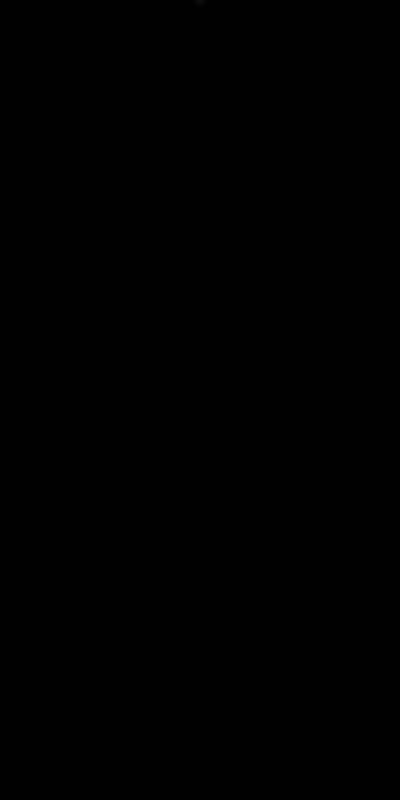
Frame 1 (no input)
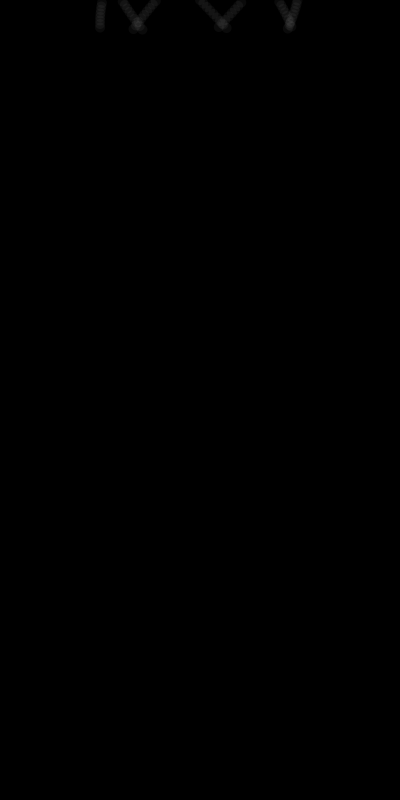
Frame 60 (the mouse pressed at the canvas centre just before this capture)
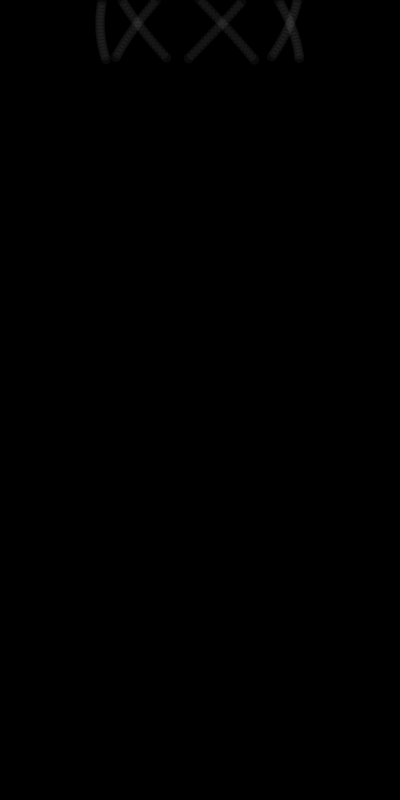
Frame 120 (the mouse held since frame 60 and released just before this capture)

The Processing sketch that drew these frames (run headless with seeded random() and noise(); from frame 60 on, the mouse is pressed at the canvas centre):

// Processing sketch: week05_hw_v02
// ── week05_hw_v02.pde
float x;
float y;
float t1=0;
float t2=0;
float r = 100;
boolean tf = false;

void setup() {
  frameRate(60);
  size(400, 800);
  background(0);
  noStroke();
  fill(255, 10);

}

void draw() {
  translate(width/2, 0);

  if (tf == false) {
    x = wave(2, 100);
    y = t2;
    strokeWeight(2);
  } 
  else {
    x = wave(1, 20);
    y = t1;
    strokeWeight(0.3);
  }
  ellipse(x, y, 10, 10);
  t1+=0.9;
  t2+=0.5;
  if (y > height) {
    translate(width/2, height/2);
    tf = true;
    t1 = 0;
  }
  println(t1);
  println(tf);
}

float wave(float f, float a) {
  return sin(f*t1)*a;
}
